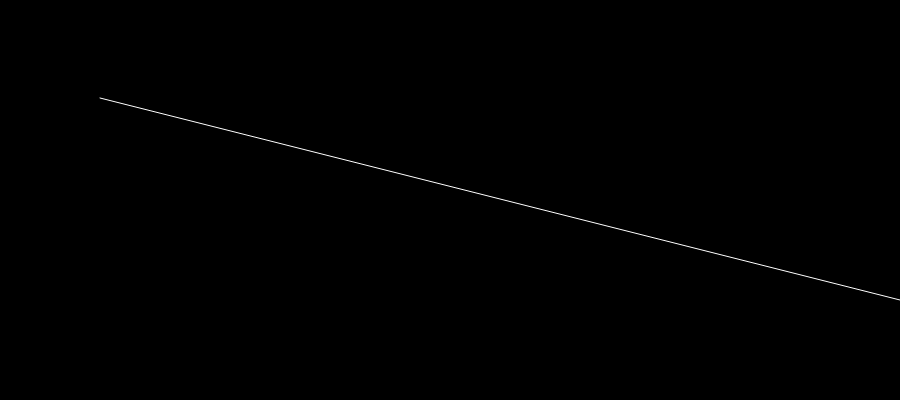
Frame 1 (no input)
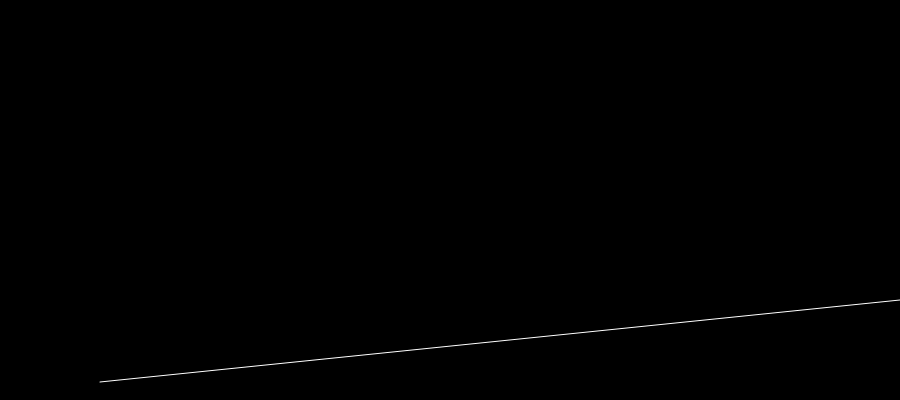
Frame 60 (no input)
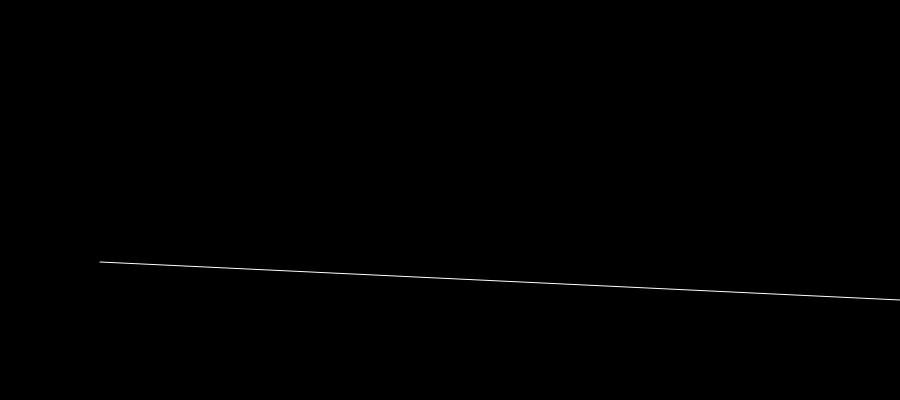
Frame 120 (the mouse pressed at the canvas centre since frame 60)

The p5.js sketch that drew these frames (run headless with seeded random() and noise() and a simulated clock; from frame 60 on, the mouse is pressed at the canvas centre):

// p5.js sketch
// ── sketch.js
var x = 100;

function setup() {
  createCanvas(900, 400);  
  stroke(255);   
  frameRate(30);
}

function draw() { 
  background(0);   
  x = x - 2; 
  if (x < 0) { 
    x = height; 
  } 
  line(900, 300, 100, x);  
} 
